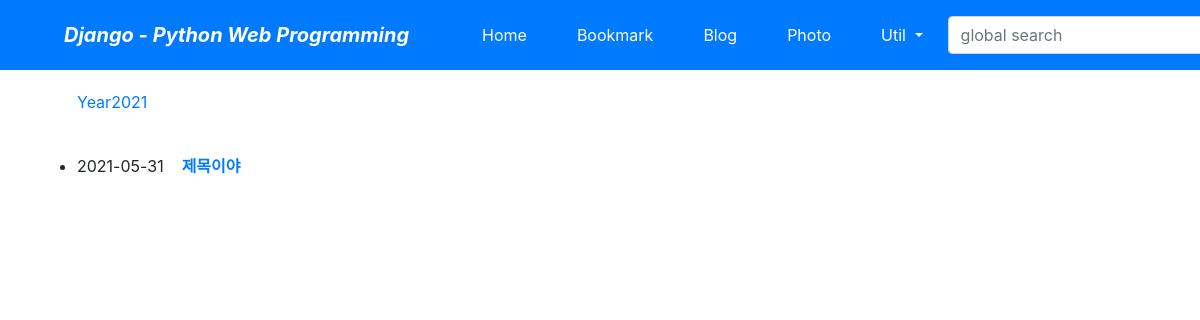
Page /blog/archive/ on the earlier database version.
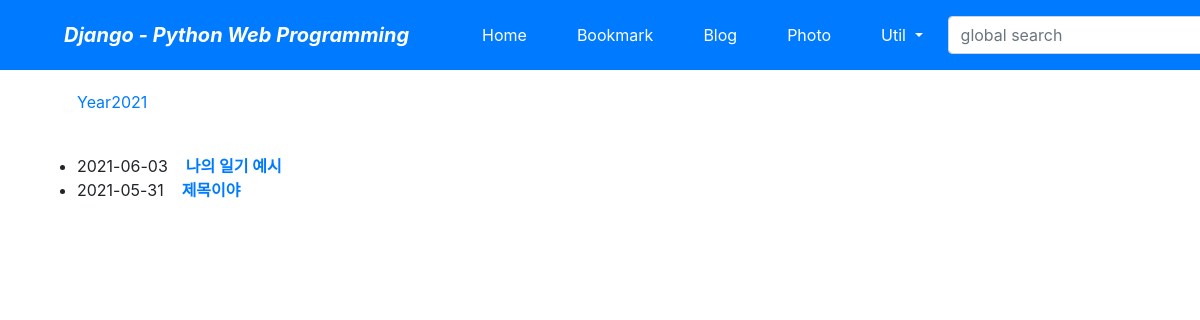
Same page on the later database version.
### blogapp/models.py (models this page shows, shortened)
class Post(models.Model):
    title = models.CharField(verbose_name='TITLE', max_length=50)
    slug = models.SlugField('SLUG', unique=True, allow_unicode=True, help_text='one word for title alias.')
    description = models.CharField('DESCRIPTION', max_length=100, blank=True, help_text='simple description text.')
    content = models.TextField('CONTENT')
    create_dt = models.DateTimeField('CREATE DATE', auto_now_add=True)
    modify_dt = models.DateTimeField('MODIFY DATE', auto_now=True)
    tags = TaggableManager(blank=True)
    class Meta:
        verbose_name = 'post'
        verbose_name_plural = 'posts'
        db_table = 'blogapp_posts'
        ordering = ('-modify_dt',)
    def get_absolute_url(self):
        return reverse('blog:post_detail', args=(self.slug,))

### blogapp/views.py (the view)
# urls.py: path('archive/', views.PostAV.as_view(), name='post_archive'),
class PostAV(ArchiveIndexView):
    model = Post
    date_field = 'modify_dt'

### blogapp/templates/blogapp/post_archive.html (shortened to what this page needs)
{% extends 'base.html' %}
{% block content %}
<ul>
    {% for date in date_list %}
    <li style="display: inline;">
        <a href="{% url 'blog:post_year_archive' date|date:'Y' %}">Year{{ date|date:"Y" }}</a></li>
    {% endfor %}
</ul>
<br/>
<div>
    <ul>
        {% for post in object_list %}
        <li>{{ post.modify_dt|date:"Y-m-d" }}&nbsp;&nbsp;&nbsp;
        <a href="{{ post.get_absolute_url }}"><strong>{{ post.title }}</strong></a></li>
        {% endfor %}
    </ul>
</div>
{% endblock %}

Differences in the rows shown:
added Post: modify_dt "2021-06-03", title "나의 일기 예시"
